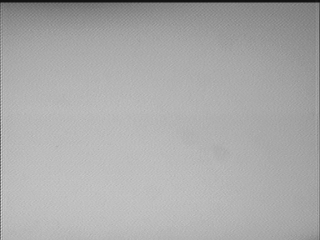
//> input picture CVWithOpenCV/Data/Chapter6/Testing/.jpg, 320 x 240 px
$ ./Contours ../../../CVWithOpenCV/Data/Chapter6/Testing/.jpg   (built with g++ and OpenCV 4)
//> lines starting //> are read from the running program, lines starting //| are printed output that depends on the picture; after the words box and inside, x2 and y2 are one past the last pixel; in counts of white or black regions, pixels touching at a corner belong together
#include "opencv2/imgcodecs.hpp"
#include "opencv2/highgui.hpp"
#include "opencv2/imgproc.hpp"
#include <iostream>

cv::Mat srcGray;
int thresh = 100;
cv::RNG rng(12345);

void threshCallback(int, void*);

int main(int argc, char* argv[]){
    cv::CommandLineParser parser(argc, argv, "{@input | stuff.jpg | input image}");
    cv::Mat src = cv::imread(cv::samples::findFile(parser.get<cv::String>("@input")));
//> src is the input picture: 240 rows x 320 cols, CV_8UC3; min 16, max 219, mean 169.9

    if(src.empty()){
        std::cout << "Couldn't find or open the image.\n";
        std::cout << "usage: " << argv[0] << "<Input image>.\n";
        return -1;
    }

    cv::cvtColor(src, srcGray, cv::COLOR_BGR2GRAY);
    cv::blur(srcGray, srcGray, cv::Size(3,3));

    const char* sourceWindow = "Source";
    cv::namedWindow(sourceWindow);
    cv::imshow(sourceWindow, src);

    const int maxThreshold = 255;
    cv::createTrackbar("Canny thresh:", sourceWindow, &thresh, maxThreshold, threshCallback);
    threshCallback(0,0);

    while(cv::waitKey() != 27){

    }
    return 0;
}

void threshCallback(int, void*){
    cv::Mat cannyOutput;
    cv::Canny(srcGray, cannyOutput, thresh, thresh*2);
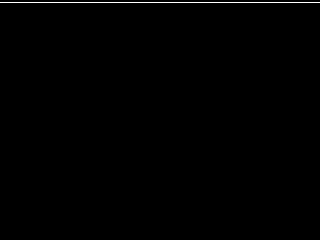
//> cannyOutput: 240 rows x 320 cols, CV_8UC1; 0.42% white in thin lines or dots, all inside (x1, y1, x2, y2) = (0, 2, 320, 3)

    std::vector<std::vector<cv::Point>> contours;
    cv::findContours(cannyOutput, contours, cv::RETR_TREE, cv::CHAIN_APPROX_SIMPLE);
//> contours = 1 contour, all with area under 20

    std::vector<std::vector<cv::Point>> contoursPoly(contours.size());
//> contoursPoly = 1 empty contours
    std::vector<cv::Rect> boundRect (contours.size());
//> boundRect = 1 Rect (x, y, width, height): [0, 0, 0, 0]
    std::vector<cv::Point2f> centers (contours.size());
//> centers = 1 Point (x, y): [0, 0]
    std::vector<float> radius (contours.size());
//> radius = [0]

    for(size_t i = 0; i < contours.size(); ++i){
        cv::approxPolyDP(contours[i], contoursPoly[i], 3, true);
        boundRect[i] = cv::boundingRect(contoursPoly[i]);
        cv::minEnclosingCircle(contoursPoly[i], centers[i], radius[i]);
    }
//> this loop made 1 pass

    cv::Mat drawing = cv::Mat::zeros(cannyOutput.size(), CV_8UC3);

    for(size_t i = 0; i < contours.size(); ++i){
        cv::Scalar color = cv::Scalar(rng.uniform(0, 256), rng.uniform(0, 256), rng.uniform(0, 256));
        cv::drawContours(drawing, contoursPoly, static_cast<int>(i), color);
        cv::rectangle(drawing, boundRect[i].tl(), boundRect[i].br(), color, 2);
        cv::circle(drawing, centers[i], static_cast<int>(radius[i]), color, 2);
    }
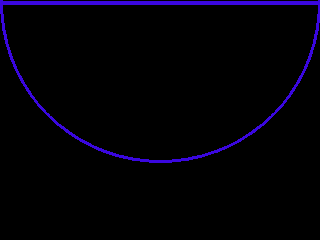
//> drawing: 240 rows x 320 cols, CV_8UC3; mean B, G, R 7.9, 0.2, 2.1
//> the Esc key is pressed

    cv::imshow("Contours", drawing);
}

$ run again, on CVWithOpenCV/Data/Chapter6/Testing/nuts-and-screws.jpg
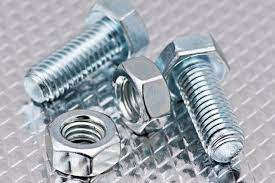
//> input picture CVWithOpenCV/Data/Chapter6/Testing/nuts-and-screws.jpg, 275 x 183 px
//> src is the input picture: 183 rows x 275 cols, CV_8UC3; mean B, G, R 175.6, 168.5, 162.3
//> in threshCallback, `cv::Canny(srcGray, cannyOutput, thresh, thresh*2);`:
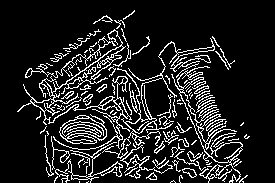
//> cannyOutput: 183 rows x 275 cols, CV_8UC1; 13.2% white in thin lines or dots, all inside (x1, y1, x2, y2) = (17, 10, 250, 183)
//> contours = 170 contours, 123 with area under 20; largest, box (x1, y1, x2, y2) and area: (17, 29, 132, 150) 1091, (59, 114, 107, 144) 895, (59, 117, 107, 140) 656, (117, 38, 215, 146) 372, (171, 66, 243, 183) 364
//> in threshCallback, `std::vector<std::vector<cv::Point>> contoursPoly(contours.size());`: contoursPoly = 170 empty contours
//> after the loop in threshCallback, `for(size_t i = 0; i < contours.size(); ++i)`: contoursPoly = 170 contours, 129 with area under 20; largest, box (x1, y1, x2, y2) and area: (17, 30, 132, 150) 1314, (59, 114, 107, 144) 892, (59, 117, 107, 140) 608, (117, 38, 214, 146) 480, (171, 67, 243, 183) 369; boundRect = 170 Rects (x, y, width, height), first 8: [88, 181, 1, 1], [79, 181, 1, 1], [170, 182, 6, 1], [54, 176, 4, 7], [239, 175, 9, 8], [180, 175, 2, 8], [146, 172, 11, 7], [148, 173, 9, 6]; centers = 170 Points (x, y), first 12: [88, 181], [79, 181], [172.5, 182], [55.5, 179], [243, 178.5], [180.5, 178.5], [150.9, 176.7], [152.1, 177], [224.5, 173.5], [226, 169], [134.6, 173], [189, 172]; radius = 170 values, max 68.55 at index 142, min 0.0001 at index 0, mean 7.39
//> after the loop in threshCallback, `for(size_t i = 0; i < contours.size(); ++i)`:
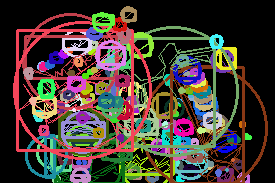
//> drawing: 183 rows x 275 cols, CV_8UC3; mean B, G, R 52.7, 59.1, 69.5
